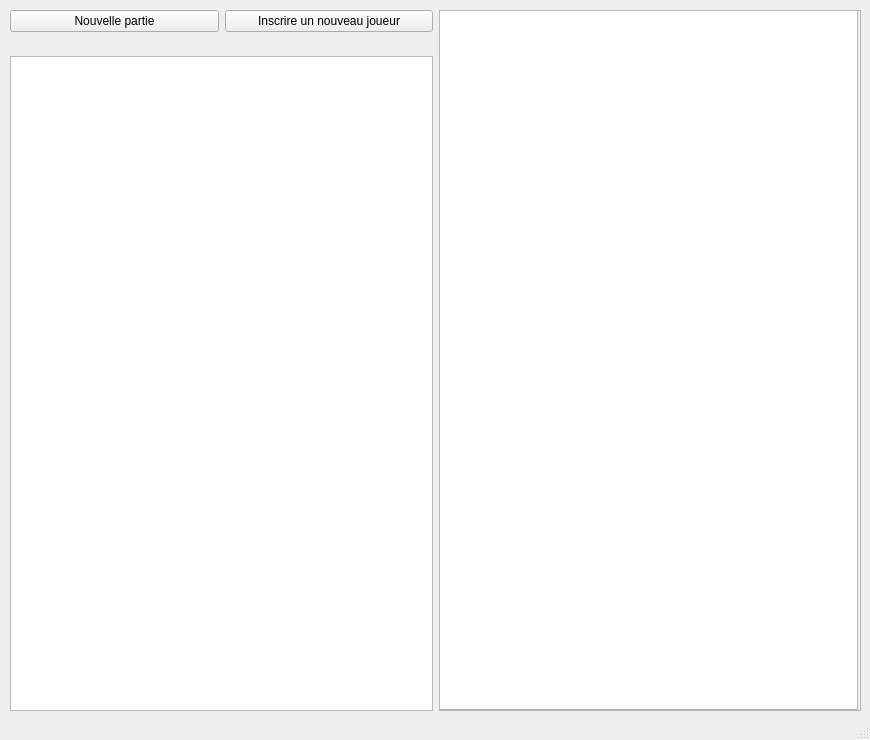
<?xml version="1.0" encoding="UTF-8"?>
<ui version="4.0">
 <class>ScoreBoardFlechettes</class>
 <widget class="QMainWindow" name="ScoreBoardFlechettes">
  <property name="geometry">
   <rect>
    <x>0</x>
    <y>0</y>
    <width>870</width>
    <height>740</height>
   </rect>
  </property>
  <property name="windowTitle">
   <string>MainWindow</string>
  </property>
  <widget class="QWidget" name="centralwidget">
   <widget class="QWidget" name="gridLayoutWidget">
    <property name="geometry">
     <rect>
      <x>10</x>
      <y>10</y>
      <width>851</width>
      <height>701</height>
     </rect>
    </property>
    <layout class="QGridLayout" name="gridLayout">
     <item row="0" column="1" rowspan="5">
      <widget class="QScrollArea" name="scrollArea">
       <property name="widgetResizable">
        <bool>true</bool>
       </property>
       <widget class="QWidget" name="scrollAreaWidgetContents">
        <property name="geometry">
         <rect>
          <x>0</x>
          <y>0</y>
          <width>419</width>
          <height>697</height>
         </rect>
        </property>
        <widget class="QListWidget" name="listWidget">
         <property name="geometry">
          <rect>
           <x>-3</x>
           <y>-2</y>
           <width>421</width>
           <height>701</height>
          </rect>
         </property>
        </widget>
       </widget>
      </widget>
     </item>
     <item row="4" column="0">
      <widget class="QListView" name="listView"/>
     </item>
     <item row="0" column="0">
      <layout class="QHBoxLayout" name="horizontalLayout_4">
       <item>
        <widget class="QPushButton" name="pushButton">
         <property name="text">
          <string>Nouvelle partie</string>
         </property>
        </widget>
       </item>
       <item>
        <widget class="QPushButton" name="pushButton_2">
         <property name="text">
          <string>Inscrire un nouveau joueur</string>
         </property>
        </widget>
       </item>
      </layout>
     </item>
    </layout>
   </widget>
  </widget>
  <widget class="QStatusBar" name="statusbar"/>
 </widget>
 <resources/>
 <connections/>
</ui>
